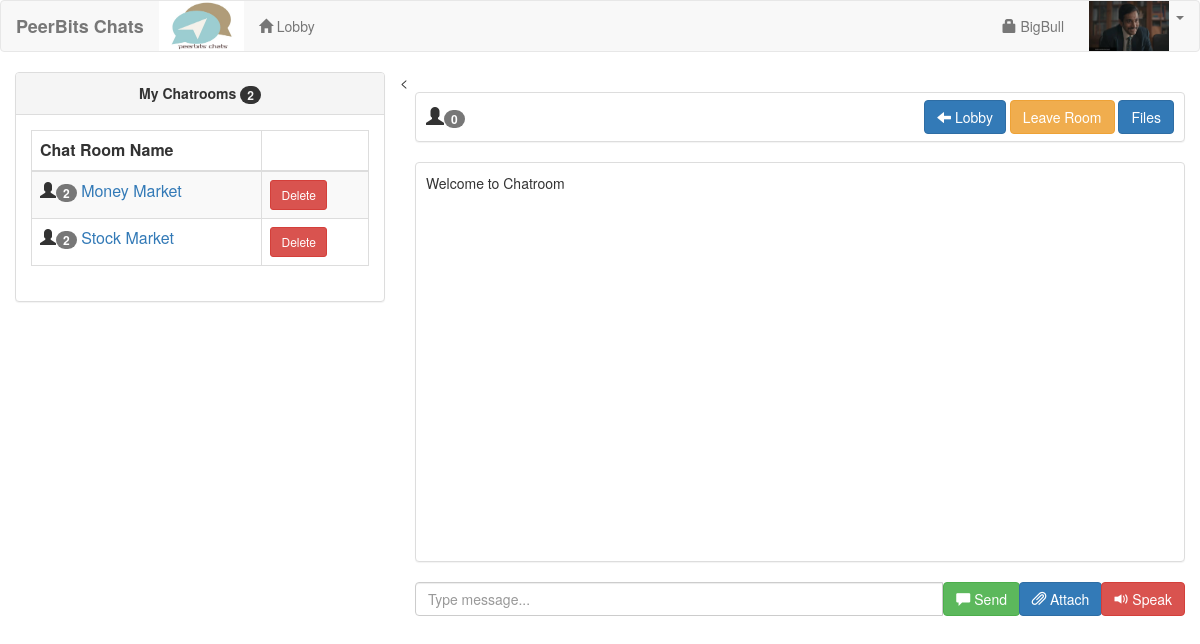
Page /user/chatroom.php (signed in) on the committed database.
### tables this page shows
CREATE TABLE `user` (
  `userid` int(11) NOT NULL,
  `username` varchar(30) NOT NULL,
  `password` varchar(150) NOT NULL,
  `uname` varchar(60) NOT NULL,
  `photo` varchar(200) NOT NULL,
  `access` int(1) NOT NULL
);

CREATE TABLE `chat_member` (
  `chat_memberid` int(11) NOT NULL,
  `chatroomid` int(11) NOT NULL,
  `userid` int(11) NOT NULL
);

CREATE TABLE `chatroom` (
  `chatroomid` int(11) NOT NULL,
  `chat_name` varchar(60) NOT NULL,
  `date_created` datetime NOT NULL,
  `chat_password` varchar(30) NOT NULL,
  `userid` int(11) NOT NULL
);

### user/session.php (called while the page is built, shortened)
<?php
	include('../conn.php');
	$sq=mysqli_query($conn,"select * from `user` where userid='".$_SESSION['id']."'");
	$srow=mysqli_fetch_array($sq);
	$user=$srow['username'];
?>

### user/navbar.php (shortened to what this page needs)
<?php
	$query1=mysqli_query($conn,"select * from `user` where userid='".$_SESSION['id']."'") or die(mysqli_error());
	$srows=mysqli_fetch_array($query1);
	?>
  <nav class="navbar navbar-default">
    <div class="container-fluid">
		<div class="navbar-header">
			<a class="navbar-brand" href=""><strong>PeerBits Chats</strong></a><a href=""><img src="../img/logo.jpg" width="85px" height="50px"></a>
		</div>
		<ul class="nav navbar-nav">
			<li><a href="index.php"><span class="glyphicon glyphicon-home"></span> Lobby</a></li>
		</ul>
		<ul class="nav navbar-nav navbar-right">
			<li><a href="#account" data-toggle="modal"><span class="glyphicon glyphicon-lock"></span> <?php echo $user; ?></a></li>
			<li><img src="../<?php if(empty($srows['photo'])){echo "upload/profile.jpg";}else{echo $srows['photo'];} ?>" style="height:50px; width:80px; position:relative;  left:10px;"></li>
			<li class="dropdown">
				<a class="dropdown-toggle" data-toggle="dropdown" href="#"><span class="caret"></span></a>
			</li>
		</ul>
	</div>
</nav>

### user/mychat.php
<div class="col-lg-4">
	<div class="panel panel-default">
	<?php
		$me=mysqli_query($conn,"select * from chat_member left join chatroom on chatroom.chatroomid=chat_member.chatroomid where chat_member.userid='".$_SESSION['id']."' order by chatroom.date_created desc");
		$numme=mysqli_num_rows($me);
	?>
		<div class="panel-heading"><center><strong>My Chatrooms <span class="badge"><?php echo $numme; ?></span></strong></center></div>
		<div class="panel-body">
		<table width="100%" class="table table-striped table-bordered table-hover" id="myChatRoom">
			<thead>
			<th>Chat Room Name</th>
			<th></th>
			</thead>
			<tbody>
			<?php
				$my=mysqli_query($conn,"select * from chat_member left join chatroom on chatroom.chatroomid=chat_member.chatroomid where chat_member.userid='".$_SESSION['id']."' order by chatroom.date_created desc");
					while($myrow=mysqli_fetch_array($my)){
						$nq=mysqli_query($conn,"select * from chat_member where chatroomid='".$myrow['chatroomid']."'");
						?>
						<tr>
							<td><span class="glyphicon glyphicon-user"></span><span class="badge"><?php echo mysqli_num_rows($nq); ?></span> <a href="chatroom.php?id=<?php echo $myrow['chatroomid']; ?>"><?php echo $myrow['chat_name']; ?></a></td>
							<td>
								<?php
									$memb=mysqli_query($conn,"select * from chatroom where userid='".$_SESSION['id']."' and chatroomid='".$myrow['chatroomid']."'");
									if (mysqli_num_rows($memb)>0){
										?>
										<button type="button" class="btn btn-danger btn-sm delete2" value="<?php echo $myrow['chatroomid']; ?>">Delete</button>
										<?php
									}
									else{
										?>
										<button type="button" class="btn btn-warning btn-sm leave2" value="<?php echo $myrow['chatroomid']; ?>">Leave</button>
										<?php
									}
								?>
							</td>
						</tr>
						<?php
					}
			?>
			</tbody>
		</table>
		</div>
	</div>
</div>

### user/chatroom.php (style rules this page uses)
body { background-image: url('../img/chatbubble.jpg'); background-repeat: no-repeat; background-attachment: fixed; background-size: 100% 150%; }

### rows in the picture
user: username "BigBull", photo (picture)
chat_member: mysqli_num_rows($nq) "2", chatroomid.chat_name "Money Market"
chat_member: mysqli_num_rows($nq) "2", chatroomid.chat_name "Stock Market"

### other values in the picture
$numme "2"
mysqli_num_rows($cmem) "0"
